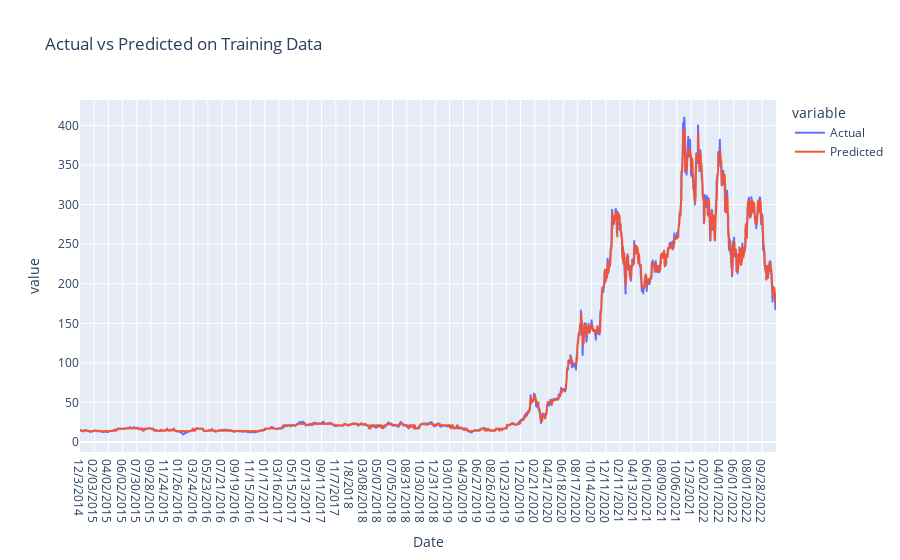

The notebook cell saved with this chart:
### Code cell
# Prepare training data for visualization
train_dates = window_df['Target Date'].iloc[:-len(y_test)].reset_index(drop=True)
train_results = pd.DataFrame({'Date': train_dates, 'Actual': y_train, 'Predicted': y_train_pred})

# Plot training set predictions vs actual values
fig = px.line(train_results, x='Date', y=['Actual', 'Predicted'], title='Actual vs Predicted on Training Data')
fig.show()

### Figure 1 — Plotly figure (JSON) as saved in the notebook; plotly's stock layout.template omitted (floating-point values rounded to 4 significant figures; data arrays with more than 128 entries replaced by an {"elided": "..."} marker saying what was removed)
{"data": [{"hovertemplate": "variable=Actual<br>Date=%{x}<br>value=%{y}<extra></extra>", "legendgroup": "Actual", "line": {"color": "#636efa", "dash": "solid"}, "marker": {"symbol": "circle"}, "mode": "lines", "name": "Actual", "showlegend": true, "x": {"elided": "2009 str values"}, "xaxis": "x", "y": {"elided": "2009 float values"}, "yaxis": "y", "type": "scattergl"}, {"hovertemplate": "variable=Predicted<br>Date=%{x}<br>value=%{y}<extra></extra>", "legendgroup": "Predicted", "line": {"color": "#EF553B", "dash": "solid"}, "marker": {"symbol": "circle"}, "mode": "lines", "name": "Predicted", "showlegend": true, "x": {"elided": "2009 str values"}, "xaxis": "x", "y": {"elided": "2009 float values"}, "yaxis": "y", "type": "scattergl"}], "layout": {"xaxis": {"anchor": "y", "domain": [0, 1], "title": {"text": "Date"}}, "yaxis": {"anchor": "x", "domain": [0, 1], "title": {"text": "value"}}, "legend": {"title": {"text": "variable"}, "tracegroupgap": 0}, "title": {"text": "Actual vs Predicted on Training Data"}}}
